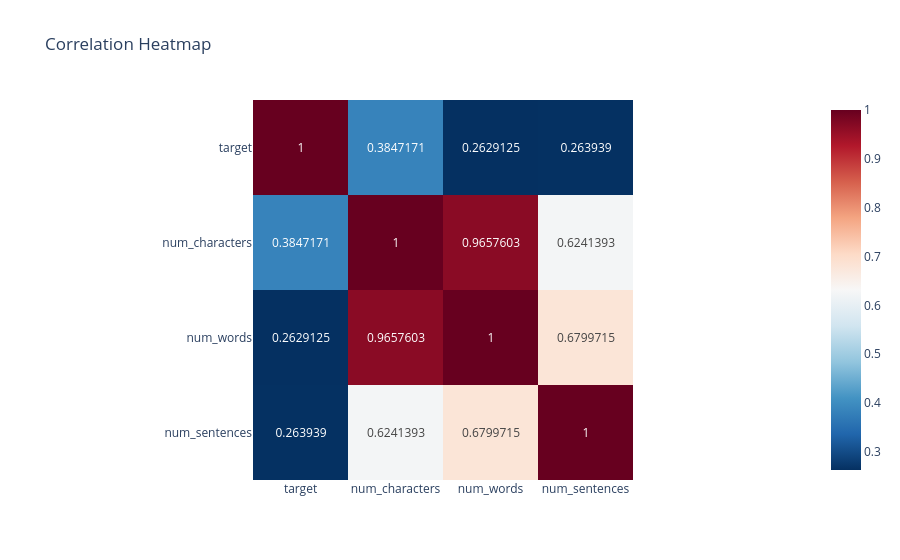

Write notebook code for a chart like this one.
### Code cell
import pandas as pd
import plotly.express as px

# compute correlation (numeric only)
corr = df.corr(numeric_only=True)

# Plotly heatmap
fig = px.imshow(
    corr,
    text_auto=True,          # show correlation values on cells
    color_continuous_scale="RdBu_r",  # blue-red scale
    title="Correlation Heatmap"
)

fig.show()

### Figure 1 — Plotly figure (JSON) as saved in the notebook; plotly's stock layout.template omitted (floating-point values rounded to 4 significant figures)
{"data": [{"coloraxis": "coloraxis", "hovertemplate": "x: %{x}<br>y: %{y}<br>color: %{z}<extra></extra>", "name": "0", "texttemplate": "%{z}", "type": "heatmap", "x": ["target", "num_characters", "num_words", "num_sentences"], "xaxis": "x", "y": ["target", "num_characters", "num_words", "num_sentences"], "yaxis": "y", "z": [[1.0, 0.3847, 0.2629, 0.2639], [0.3847, 1.0, 0.9658, 0.6241], [0.2629, 0.9658, 1.0, 0.68], [0.2639, 0.6241, 0.68, 1.0]]}], "layout": {"coloraxis": {"colorscale": [[0, "rgb(5,48,97)"], [0.1, "rgb(33,102,172)"], [0.2, "rgb(67,147,195)"], [0.3, "rgb(146,197,222)"], [0.4, "rgb(209,229,240)"], [0.5, "rgb(247,247,247)"], [0.6, "rgb(253,219,199)"], [0.7, "rgb(244,165,130)"], [0.8, "rgb(214,96,77)"], [0.9, "rgb(178,24,43)"], [1, "rgb(103,0,31)"]]}, "title": {"text": "Correlation Heatmap"}, "xaxis": {"anchor": "y", "constrain": "domain", "domain": [0, 1], "scaleanchor": "y"}, "yaxis": {"anchor": "x", "autorange": "reversed", "constrain": "domain", "domain": [0, 1]}}}
